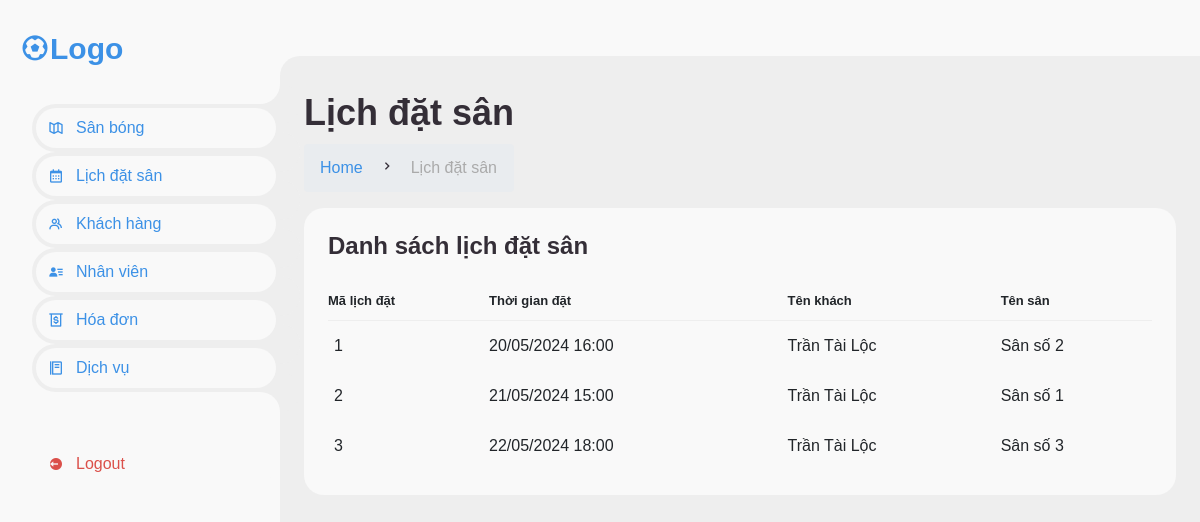
Screenshot of /NguoiDung/lich with the database file from the repository.
### NguoiDung/models.py (models this page shows)
class DatSan(models.Model):
    maLichDat = models.AutoField(primary_key=True)
    thoiGianDat = models.DateTimeField()
    san = models.ForeignKey(SanBong, on_delete=models.CASCADE)
    kh = models.ForeignKey(KhachHang, on_delete=models.CASCADE)

class KhachHang(models.Model):
    username = models.CharField(max_length=25, primary_key=True)
    password = models.CharField(max_length=20)
    hoTen = models.CharField(max_length=50)
    SDT = models.CharField(max_length=12)
    diaChi = models.CharField(max_length=100)
    email = models.EmailField()

class SanBong(models.Model):
    tenSan = models.CharField(max_length=100) #Sân số 1 - Sân số 2 - Sân số 3
    tinhTrang = models.CharField(max_length=100) #Het san - Con san - Sua chua
    kichThuoc = models.CharField(max_length=6)
    maloai = models.ForeignKey(LoaiSan, on_delete=models.CASCADE)

### NguoiDung/views.py (the view)
# urls.py: path('lich',views.Lich,name='lich'),
def Lich(request):
    lich = DatSan.objects.all()
    data = {"DS_Lich" : lich}
    return render(request,'pages/pages_admin/lichdatsan_admin.html',data)

### NguoiDung/context_processors.py (called while the page is built)
def username(request):
    return {
        'session_username': request.session.get('user_username')
    }

### NguoiDung/Templates/pages/pages_admin/lichdatsan_admin.html (shortened to what this page needs)
﻿{% extends "page_layout/layout_admin/layout_admin.html" %}
{% block content %}
<nav>
</nav>
<main>
    <div class="head-title">
        <div class="left">
            <h1>Lịch đặt sân</h1>
            <ul class="breadcrumb">
                <li>
                    <a class="active" href="#">Home</a>
                </li>
                <li><i class='bx bx-chevron-right'></i></li>
                <li>
                    <a href="#">Lịch đặt sân</a>
                </li>
            </ul>
        </div>
    </div>
    <div class="table-data">
        <div class="order">
            <div class="head">
                <h3>Danh sách lịch đặt sân</h3>
            </div>
            <table>
                <thead>
                    <tr>
                        <th>Mã lịch đặt</th>
                        <th>Thời gian đặt</th>
                        <th>Tên khách</th>
                        <th>Tên sân</th>
                    </tr>
                </thead>
                <tbody>
                    {%for lich in DS_Lich%}
                    <tr>
                        <td>{{lich.maLichDat}}</td>
                        <td>
                            {{lich.thoiGianDat|date:'d/m/Y H:i'}}
                        </td>
                        <td>{{lich.kh.hoTen}}</td>
                        <td>{{lich.san.tenSan}}</td>
                    </tr>
                    {%endfor%}
                </tbody>
            </table>
        </div>
    </div>
</main>
{% endblock %}

### static/css/admin2.css (style rules this page uses)
* { margin: 0; padding: 0; box-sizing: border-box; font-family: var(--poppins); }
a { text-decoration: none; }
li { list-style: none; }
:root { --poppins: 'Poppins', sans-serif; --lato: 'Lato', sans-serif; --light: #F9F9F9; --blue: #3C91E6; --light-blue: #CFE8FF; --grey: #eee; --dark-grey: #AAAAAA; --dark: #342E37; --red: #DB504A; --yellow: #FFCE26; --light-yellow: #FFF2C6; --orange: #FD7238; --light-orange: #FFE0D3; }
html { overflow-x: hidden; }
body { background: var(--grey); overflow-x: hidden; }
#content nav { margin-top: -25px; height: 56px; background: var(--light); padding: 0 24px; display: flex; align-items: center; grid-gap: 24px; font-family: var(--lato); position: sticky; top: 0; left: 0; z-index: 1000; }
#content nav::before { content: ''; position: absolute; width: 40px; height: 40px; bottom: -40px; left: 0; border-radius: 50%; box-shadow: -20px -20px 0 var(--light); }
#content main { width: 100%; padding: 36px 24px; font-family: var(--poppins); max-height: calc(100vh - 56px); overflow-y: scroll; scrollbar-width: none; }
#content main .head-title { display: flex; align-items: center; justify-content: space-between; grid-gap: 16px; flex-wrap: wrap; }
#content main .head-title .left h1 { font-size: 36px; font-weight: 600; margin-bottom: 10px; color: var(--dark); }
#content main .head-title .left .breadcrumb { display: flex; align-items: center; grid-gap: 16px; }
#content main .head-title .left .breadcrumb li { color: var(--dark); }
#content main .head-title .left .breadcrumb li a { color: var(--dark-grey); pointer-events: none; }
#content main .head-title .left .breadcrumb li a.active { color: var(--blue); pointer-events: unset; }
#content main .table-data { display: flex; flex-wrap: wrap; grid-gap: 24px; width: 100%; color: var(--dark); }
#content main .table-data > div { border-radius: 20px; background: var(--light); padding: 24px; overflow-x: auto; }
#content main .table-data .head { display: flex; align-items: center; grid-gap: 16px; margin-bottom: 24px; }
#content main .table-data .head h3 { margin-right: auto; font-size: 24px; font-weight: 600; }
#content main .table-data .order { flex-grow: 1; flex-basis: 500px; }
#content main .table-data .order table { width: 100%; border-collapse: collapse; }
#content main .table-data .order table th { padding-bottom: 12px; font-size: 13px; text-align: left; border-bottom: 1px solid var(--grey); }
#content main .table-data .order table td { padding: 16px 0; }
#content main .table-data .order table tr td:first-child { display: flex; align-items: center; grid-gap: 12px; padding-left: 6px; }

### rows the page displays
DatSan: maLichDat "1", thoiGianDat "20/05/2024 16:00", kh.hoTen "Trần Tài Lộc", san.tenSan "Sân số 2"
DatSan: maLichDat "2", thoiGianDat "21/05/2024 15:00", kh.hoTen "Trần Tài Lộc", san.tenSan "Sân số 1"
DatSan: maLichDat "3", thoiGianDat "22/05/2024 18:00", kh.hoTen "Trần Tài Lộc", san.tenSan "Sân số 3"
